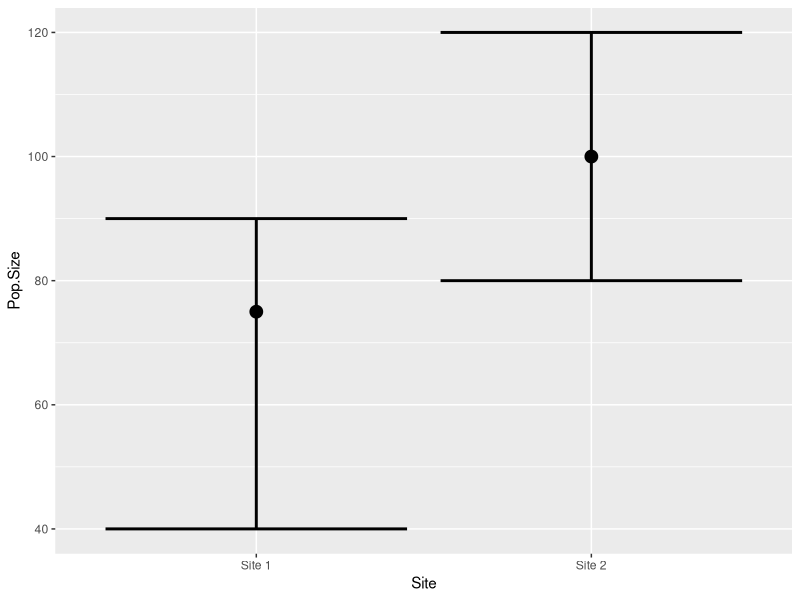
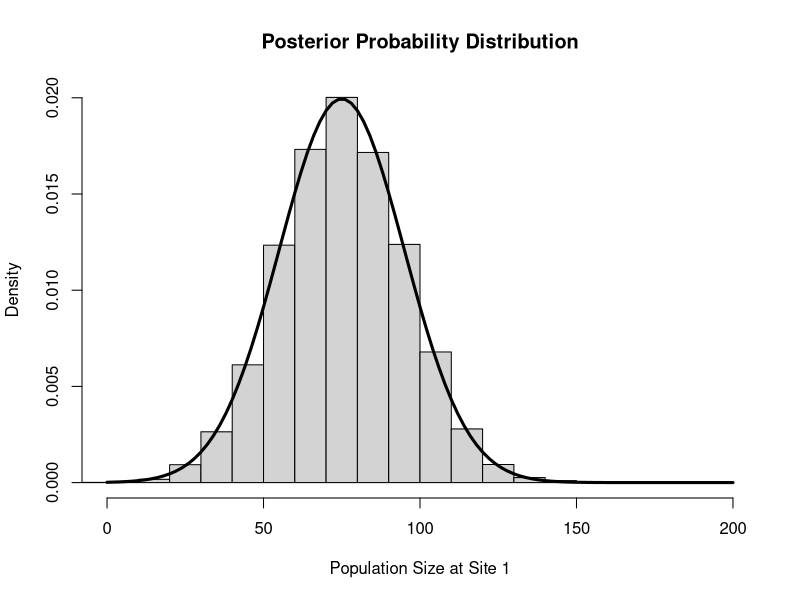
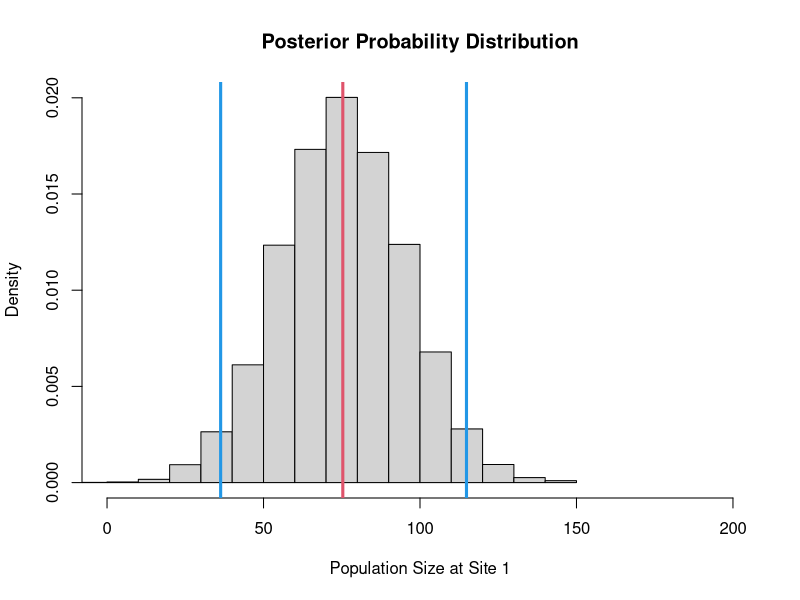
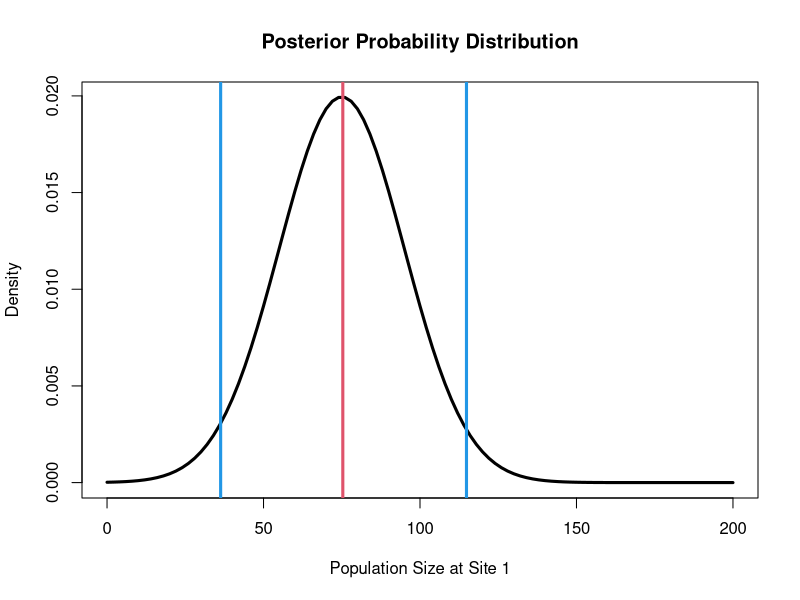
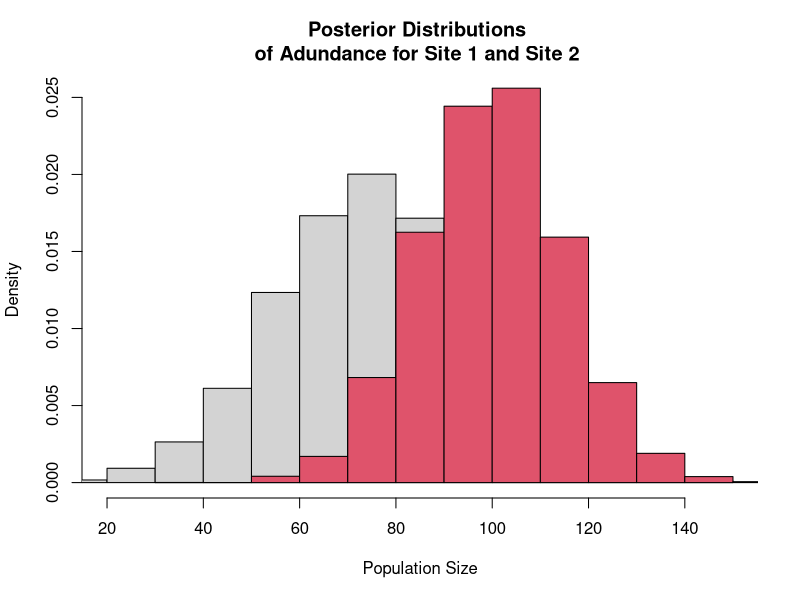
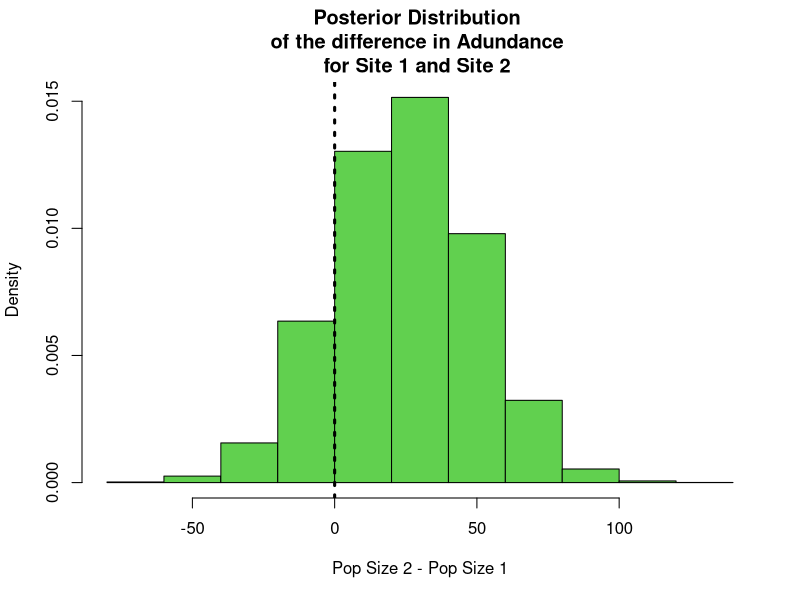
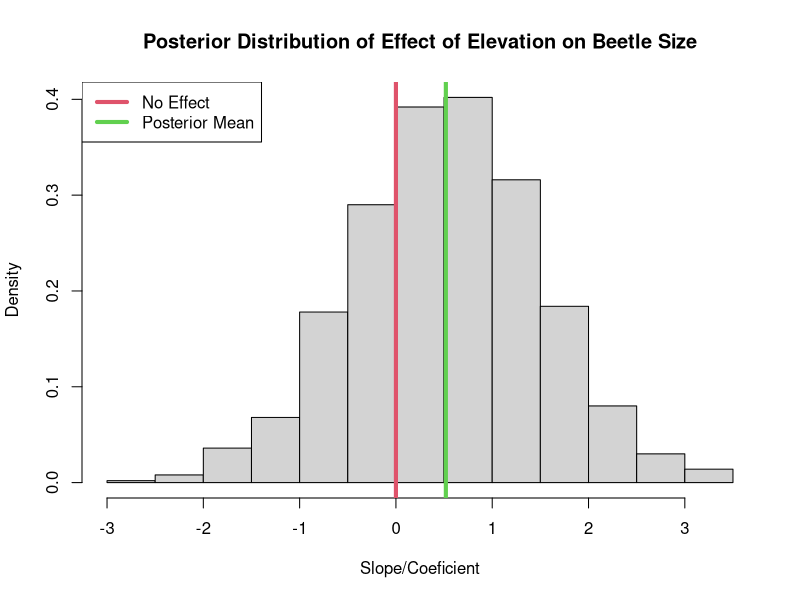
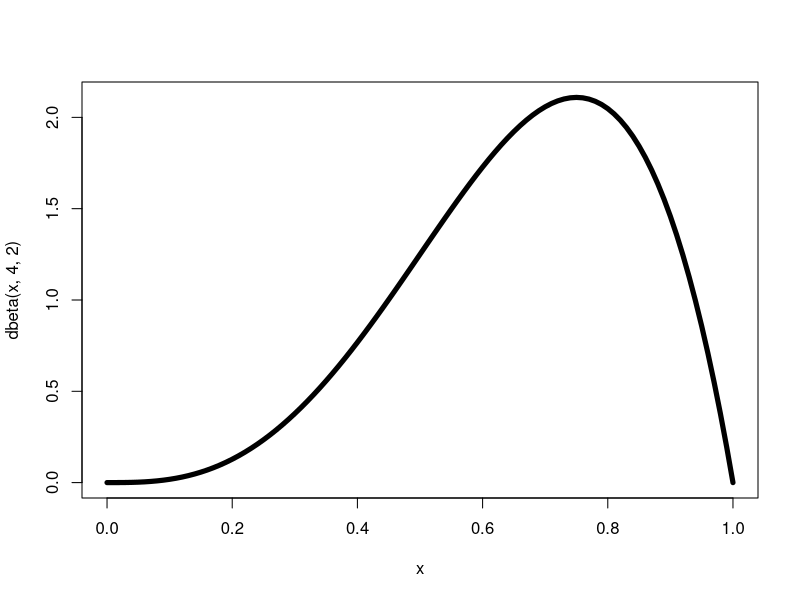

Write R code to recreate these figures, in order.
## ---- chunk 1
set.seed(923874)                 # Create example data

data <- data.frame(Site = c("Site 1","Site 2"),
                         Pop.Size = c(75,100),
                         lowerCI = c(40,80),
                         upperCI = c(90,120))


library("ggplot2")

ggplot(data, aes(Site, Pop.Size)) +        # ggplot2 plot with confidence intervals
  geom_point(cex=4) +
  geom_errorbar(aes(ymin = lowerCI, ymax = upperCI),size = 1)

knitr::kable(head(data))

## ---- chunk 2
set.seed(5435)
rnorm(10,75,20)
## ---- chunk 3
par(mfrow=c(1,1))
set.seed(54354)
post1=rnorm(10000,75,20)
hist(post1,xlim=c(0,200),freq=FALSE,main="Posterior Probability Distribution",xlab="Population Size at Site 1")
curve(dnorm(x,75,20),xlim=c(0,200),main="Posterior Probability Distribution",ylab="Density",lwd=3,
      xlab="Population Size at Site 1",add=TRUE)
## ---- chunk 4
set.seed(5435)
rnorm(10,75,20)
## ---- chunk 5
par(mfrow=c(1,1))
hist(post1,xlim=c(0,200),freq=FALSE,main="Posterior Probability Distribution",xlab="Population Size at Site 1")
abline(v=mean(post1),lwd=3,col=2)
abline(v=quantile(post1,probs=c(0.025,0.975)),lwd=3,col=4)
curve(dnorm(x,75,20),xlim=c(0,200),main="Posterior Probability Distribution",ylab="Density",lwd=3,xlab="Population Size at Site 1")
abline(v=mean(post1),lwd=3,col=2)
abline(v=quantile(post1,probs=c(0.025,0.975)),lwd=3,col=4)

## ---- chunk 6
par(mfrow=c(1,1))
set.seed(4345)
post1=post1
post2=rnorm(10000,100,15)
hist(post1,freq=FALSE,xlim=c(20,150),ylim=c(0,0.025),main="Posterior Distributions \nof Adundance for Site 1 and Site 2 ",
     xlab="Population Size")
hist(post2,freq=FALSE,xlim=c(20,150),add=TRUE,col=2)

## ---- chunk 7
diff = post2 - post1
## ---- chunk 8
diff=post2-post1
hist(diff,freq=FALSE,col=3,main="Posterior Distribution \nof the difference in Adundance \nfor Site 1 and Site 2 ",
     xlab="Pop Size 2 - Pop Size 1")
abline(v=0, lwd=3,lty=3)
## ---- chunk 9
length(which(diff>0))/length(diff)
## ---- chunk 10
set.seed(5435)
elev = seq(-1,1,by=0.1)
b.size =rnorm(21,mean=1+1*elev,sd=1)
## ---- chunk 11
summary(glm(b.size~elev))
## ---- chunk 12
set.seed(543534)
post=rnorm(1000,0.5,1)
hist(post,main="Posterior Distribution of Effect of Elevation on Beetle Size",freq = FALSE,xlab="Slope/Coeficient")
abline(v=0, lwd=4,col=2)
abline(v=mean(post), lwd=4,col=3)
legend("topleft",col=c(2,3),lwd=4,legend=c("No Effect", "Posterior Mean"))
## ---- chunk 13
  mean(post)
## ---- chunk 14
  quantile(post,prob=0.5)
## ---- chunk 15
  modeest::shorth(post)
## ---- chunk 16
# Quantile Credible Intervals:
  quantile(post,
           prob = c(0.025,0.975)
           )
## ---- chunk 17
# Highest Posterior Density Intervals (HPDI)
  coda::HPDinterval(coda::as.mcmc(post),
                    prob = 0.95
                    )
     
## ---- chunk 18
# Probability of a positive effect (exact p-value)
 length(which(post>0))/length(post)
## ---- chunk 19
# Probability of a negative effect (exact p-value)
 length(which(post<0))/length(post)
## ---- chunk 20
curve(dbeta(x, 4,2),xlim=c(0,1),lwd=5)
## ---- chunk 21
curve(dbeta(x, 1,1),xlim=c(0,1),lwd=5)
## ---- chunk 22
#| fig-width: 10
#| fig-height: 5
#| fig-align: center
set.seed(3243)
x=rnorm(5000,0,100)
par(mfrow=c(1,2))
plot(density(x),lwd=3,col=1,main="logit-scale",xlab="logit-scald values")
plot(density(x),lwd=3,col=1,main="logit-scale",xlab="logit-scald values",xlim=c(-10,10))
## ---- chunk 23
#| fig-width: 10
#| fig-height: 5
#| fig-align: center
par(mfrow=c(1,2))
plot(density(plogis(x),bw=0.02),lwd=3,col=1,main="probability-scale",xlab="Probability")
hist(plogis(x),main="probability-scale",xlab="Probability")
## ---- chunk 24
#| fig-width: 15
#| fig-height: 5
#| fig-align: center
set.seed(3243)
x=rlogis(20000, location = 0, scale = 1)
par(mfrow=c(1,3),cex=1.2)
plot(density(x),lwd=3,col=1,main="logit-scale",xlab="logit-scald values")
plot(density(plogis(x),bw=0.08),lwd=3,col=1,main="probability-scale",xlab="Probability")
hist(plogis(x),main="probability-scale",xlab="Probability")
## ---- chunk 25
curve(dbeta(x,1,1),xlim=c(0,1),lwd=3,col=2,xlab="p",
      ylab = "Prior Probability Density")
## ---- chunk 26
# Survival outcomes of three adult hippos
  y1 = c(0,0,0,0,0,0,0,1,1)
  N1 = length(y1)
  mle.p = mean(y1)
  mle.p
## ---- chunk 27
  alpha.prior1 = 1
  beta.prior1 = 1
## ---- chunk 28
#Plot of prior 1
curve(dbeta(x,shape1=alpha.prior1,shape2=beta.prior1),lwd=3,
      xlab="Probability",ylab="Probabilty Density",
      main="Prior Probability of Success",ylim=c(0,20))
legend("topleft",col=c(1,2),legend=c("Prior 1"),lwd=3)
## ---- chunk 29
  alpha.prior2 = 10
  beta.prior2 = 2
## ---- chunk 30
curve(dbeta(x,shape1=alpha.prior1,shape2=beta.prior1),lwd=3,
      xlab="Probability",ylab="Probabilty Density",
      main="Prior Probability of Success",ylim=c(0,20))
legend("topleft",col=c(1,2),legend=c("Prior 1"),lwd=3)
curve(dbeta(x,shape1=alpha.prior2,shape2=beta.prior2),lwd=3,col=2,add=TRUE)
legend("topleft",col=c(1,2),legend=c("Prior 1", "Prior 2"),lwd=3)
## ---- chunk 31
  alpha.prior3 = 150
  beta.prior3 = 15
## ---- chunk 32
curve(dbeta(x,shape1=alpha.prior1,shape2=beta.prior1),lwd=3,
      xlab="Probability",ylab="Probabilty Density",
      main="Prior Probability of Success",ylim=c(0,20))
legend("topleft",col=c(1,2),legend=c("Prior 1"),lwd=3)
curve(dbeta(x,shape1=alpha.prior2,shape2=beta.prior2),lwd=3,col=2,add=TRUE)
curve(dbeta(x,shape1=alpha.prior3,shape2=beta.prior3),lwd=3,col=3,add=TRUE)
legend("topleft",col=c(1,2,3),legend=c("Prior 1", "Prior 2","Prior 3"),lwd=3)

## ---- chunk 33
# Note how the data are the same, but the prior is changing.
# Gibbs sampler
  post.1 = rbeta(10000,alpha.prior1+sum(y1),beta.prior1+N1-sum(y1))
  post.2 = rbeta(10000,alpha.prior2+sum(y1),beta.prior2+N1-sum(y1))
  post.3 = rbeta(10000,alpha.prior3+sum(y1),beta.prior3+N1-sum(y1))
## ---- chunk 34
plot(density(post.1,adjust=1.3),ylim=c(0,20),xlim=c(0,1),col=1,lwd=3,main="Prior 1",
     xlab="Posterior Probability",ylab="Probability Density")
curve(dbeta(x,shape1=alpha.prior1,shape2=beta.prior1),
      add=TRUE,col=1,lwd=3,lty=3)
abline(v=mle.p,col="purple",lwd=3)
legend("topright",lwd=3,lty=c(1,3,1),col=c("black","black","purple"),
       legend=c("Posterior","Prior","MLE"))
## ---- chunk 35
plot(density(post.2,adjust=1.3),ylim=c(0,20),xlim=c(0,1),col=2,lwd=3,main="Prior 2",
     xlab="Posterior Probability",ylab="Probability Density")
curve(dbeta(x,shape1=alpha.prior2,shape2=beta.prior2),
      add=TRUE,col=2,lwd=3,lty=3)
abline(v=mle.p,col="purple",lwd=3)
legend("topright",lwd=3,lty=c(1,3,1),col=c("red","red","purple"),
       legend=c("Posterior","Prior","MLE"))
## ---- chunk 36
plot(density(post.3,adjust=1.3),ylim=c(0,20),xlim=c(0,1),col=3,lwd=3,main="Prior 3",
     xlab="Posterior Probability",ylab="Probability Density")
curve(dbeta(x,shape1=alpha.prior3,shape2=beta.prior3),
      add=TRUE,col=3,lwd=3,lty=3)
abline(v=mle.p,col="purple",lwd=3)
legend("topleft",lwd=3,lty=c(1,3,1),col=c("green","green","purple"),
       legend=c("Posterior","Prior","MLE"))
## ---- chunk 37
y2 = c(0,0,0,0,0,0,0,1,1,1,1,1,1,1,1,1,1,1,1,1,0,
       1,1,1,1,1,1,1,1,1,1,1,1,1,1,1,1,1,1,1)
length(y2)
## ---- chunk 38
N2=length(y2)

mle.p=mean(y2)

post.4=rbeta(10000,alpha.prior1+sum(y2),beta.prior1+N2-sum(y2))
post.5=rbeta(10000,alpha.prior2+sum(y2),beta.prior2+N2-sum(y2))
post.6=rbeta(10000,alpha.prior3+sum(y2),beta.prior3+N2-sum(y2))

plot(density(post.4,adjust=1.3),ylim=c(0,20),xlim=c(0,1),col=1,lwd=3,main="Prior 1",
     xlab="Posterior Probability",ylab="Probability Density")
curve(dbeta(x,shape1=alpha.prior1,shape2=beta.prior1),
      add=TRUE,col=1,lwd=3,lty=3)
abline(v=mle.p,col="purple",lwd=3)
legend("topleft",lwd=3,lty=c(1,3,1),col=c("black","black","purple"),
       legend=c("Posterior","Prior","MLE"))
## ---- chunk 39
plot(density(post.5,adjust=1.3),ylim=c(0,20),xlim=c(0,1),col=2,lwd=3,main="Prior 2",
     xlab="Posterior Probability",ylab="Probability Density")
curve(dbeta(x,shape1=alpha.prior2,shape2=beta.prior2),
      add=TRUE,col=2,lwd=3,lty=3)
abline(v=mle.p,col="purple",lwd=3)
legend("topleft",lwd=3,lty=c(1,3,1),col=c("red","red","purple"),
       legend=c("Posterior","Prior","MLE"))
## ---- chunk 40
plot(density(post.6,adjust=1.3),ylim=c(0,20),xlim=c(0,1),col=3,lwd=3,main="Prior 3",
     xlab="Posterior Probability",ylab="Probability Density")
curve(dbeta(x,shape1=alpha.prior3,shape2=beta.prior3),
      add=TRUE,col=3,lwd=3,lty=3)
abline(v=mle.p,col="purple",lwd=3)
legend("topleft",lwd=3,lty=c(1,3,1),col=c("green","green","purple"),
       legend=c("Prior 1","Prior 2","Prior 3"))

## ---- chunk 41
par(mfrow=c(1,2))
plot(density(post.1,adjust=1.3),ylim=c(0,20),xlim=c(0,1),col=1,lwd=3,main="Less Data",
     xlab="Posterior Probability",ylab="Probability Density")
#curve(dbeta(x,shape1=alpha1,shape2=beta1),
#      add=TRUE,col=1,lwd=3,lty=3)
#abline(v=mle.p,col="purple",lwd=3)

lines(density(post.2,adjust=1.3),ylim=c(0,20),xlim=c(0,1),col=2,lwd=3)
#curve(dbeta(x,shape1=alpha2,shape2=beta2),
#      add=TRUE,col=2,lwd=3,lty=3)
#abline(v=mle.p,col="purple",lwd=3)

lines(density(post.3,adjust=1.3),ylim=c(0,20),xlim=c(0,1),col=3,lwd=3)
#curve(dbeta(x,shape1=alpha3,shape2=beta3),
#      add=TRUE,col=3,lwd=3,lty=3)
#abline(v=mle.p,col="purple",lwd=3)
legend("topleft",lwd=3,lty=c(1,1,1),col=c("black","red","green"),
       legend=c("Prior 1","Prior 2","Prior 3"))

#################
plot(density(post.4,adjust=1.3),ylim=c(0,20),xlim=c(0,1),col=1,lwd=3,main="More Data",
     xlab="Posterior Probability",ylab="Probability Density")
#curve(dbeta(x,shape1=alpha1,shape2=beta1),
#      add=TRUE,col=1,lwd=3,lty=3)
#abline(v=mle.p,col="purple",lwd=3)

lines(density(post.5,adjust=1.3),ylim=c(0,20),xlim=c(0,1),col=2,lwd=3)
#curve(dbeta(x,shape1=alpha2,shape2=beta2),
#      add=TRUE,col=2,lwd=3,lty=3)
#abline(v=mle.p,col="purple",lwd=3)

lines(density(post.6),ylim=c(0,20),xlim=c(0,1),col=3,lwd=3)
#curve(dbeta(x,shape1=alpha3,shape2=beta3),
#      add=TRUE,col=3,lwd=3,lty=3)
#abline(v=mle.p,col="purple",lwd=3)
legend("topleft",lwd=3,lty=c(1,1,1),col=c("black","red","green"),
       legend=c("Prior 1","Prior 2","Prior 3"))

## ---- chunk 42
set.seed(34534)
x =rnorm(500,0,4)
plot(1:500,x,type="b",ylab="Parameter Value", xlab = "MCMC Sample Iteration",pch=19 )
## ---- chunk 43
plot(1:500,x,type="l",ylab="Parameter Value", xlab = "MCMC Sample Iteration")
legend("top", 
       legend = c("Red = Discard", "Black = Keep"), 
       col = c("red", "black"), 
       pch = 16, 
       horiz = TRUE)
my_colors <- rep(c("red", "black"),250)
points(1:500, x, col = my_colors, pch = 16, cex = 0.5)
## ---- chunk 44
set.seed(34534)
x2=rnorm(500,-10+0.02*(1:500),3)
plot(1:1000,c(x2,x),type="l",ylab="Parameter Value", xlab = "MCMC Sample Iteration")
legend("top", 
       legend = c("Red = Discard", "Black = Keep"), 
       col = c("red", "black"), 
       pch = 16, 
       horiz = TRUE)
my_colors <- c(rep("red", 500), rep("black",250))
points(1:500, x2, col = my_colors, pch = 16, cex = 0.5)
## ---- chunk 45
set.seed(34534)
x.chain1 =rnorm(500,0,6)
x.chain2 =rnorm(500,0,6)
x.chain3 =rnorm(500,0,6)

x2.chain1=rnorm(500,-10+0.02*(1:500),5)
x2.chain2=rnorm(500,10-0.02*(1:500),5)
x2.chain3=rnorm(500,0,5)




plot(1:1000,c(x2.chain1,x.chain1),type="l",ylab="Parameter Value", xlab = "MCMC Sample Iteration" )
lines(1:1000,c(x2.chain2,x.chain2),col=2)
lines(1:1000,c(x2.chain3,x.chain3),col=3)

legend("top", 
       legend = c("Red = Chain1", "Black = Chain2", "Green = Chain3"), 
       col = c("red", "black","green"), 
       pch = 16, 
       horiz = TRUE)
